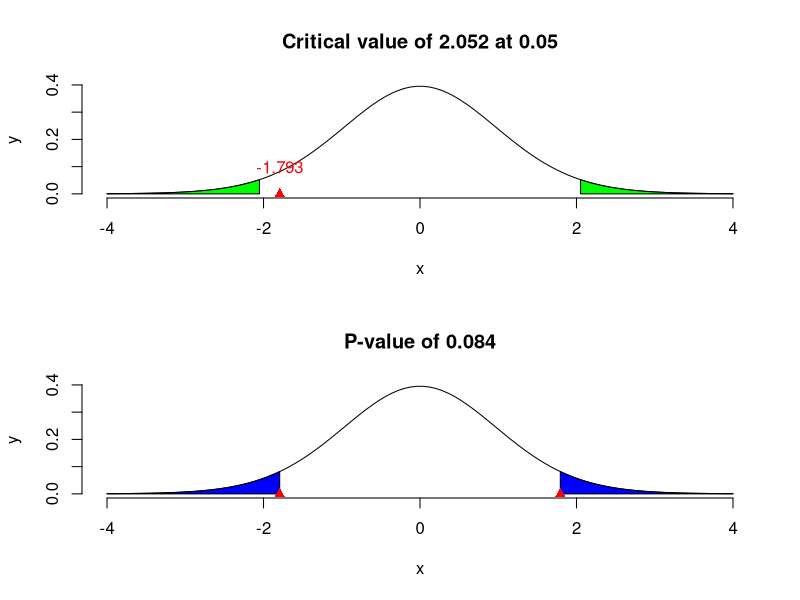

Here is the R script that generated this plot:
# Once the test statistic is calculated, the p-value can be computed
# according to the choice of alternative hypothesis:
#   H_A: mu != mu_0 (alternative = "two.sided")
#   H_A: mu > mu_0  (alternative = "greater")
#   H_A: mu < mu_0  (alternative = "less")
# Critical point and p-value. The critical point represents how
# unlikely it is for the test statistic to go beyond the point under
# the null hypothesis.
mu0 = 5.4
alpha = 0.05
alternative = "two.sided"
n=28
mean = 5.145
sample.sd = 0.7524
#
# Calculate test statistic
#
t.statistic = (mean - mu0)*sqrt(n)/sample.sd
cat("\n Test statistic T =", t.statistic)
#
# Find the critical value for the test
#
par(mfrow=c(2,1));
range = c(-4,4);
x = seq(range[1], range[2], length=100);
y = dt(x,n-1);
plot(x, y, type='l', lwd=1, frame.plot=F);
if(alternative == "two.sided"){
  cvalue = qt(alpha/2,n-1,lower.tail=F);
  xx = seq(range[1], -cvalue, length = 50);
  polygon(c(xx,max(xx),min(xx)), c(dt(xx,n-1),0,0), col = 'green');
  xx = seq(cvalue, range[2], length = 50);
  polygon(c(xx,max(xx),min(xx)), c(dt(xx,n-1),0,0), col = 'green');
}else if(alternative == "greater"){
  cvalue = qt(alpha, n-1, lower.tail=F);
  xx = seq(cvalue, range[2], length = 50);
  polygon(c(xx,max(xx),min(xx)), c(dt(xx,n-1),0,0), col = 'green');
}else{
  cvalue = qt(alpha,n-1,lower.tail=T);
  xx = seq(range[1], cvalue, length = 50);
  polygon(c(xx,max(xx),min(xx)), c(dt(xx,n-1),0,0), col = 'green');
}
points(t.statistic, 0, pch=17, col='red')
title(main=paste('Critical value of', round(cvalue, digits=3) ,'at', alpha));
text(t.statistic, 0.1, round(t.statistic, digits=3), col='red');
cat("\n critical value =", cvalue)
#
# The p-value represents the probability that the test statistic could
# be the particular value under the null hypothesis. 
#
plot(x, y, type='l', lwd=1, frame.plot=F, main=NULL);
if(alternative == "two.sided"){
  pvalue = 2 * pt(abs(t.statistic), n-1, lower.tail=F)
  xx = seq(range[1], -abs(t.statistic), length = 50);
  polygon(c(xx,max(xx),min(xx)), c(dt(xx,n-1),0,0), col = 'blue');
  xx = seq(abs(t.statistic), range[2], length = 50);
  polygon(c(xx,max(xx),min(xx)), c(dt(xx,n-1),0,0), col = 'blue');
  points(-t.statistic, 0, pch=17, col='red')
}else if(alternative == "greater"){
  pvalue = pt(t.statistic, n-1, lower.tail=F);
  xx = seq(t.statistic, range[2], length = 50);
  polygon(c(xx,max(xx),min(xx)), c(dt(xx,n-1),0,0), col = 'blue');
}else{
  pvalue = pt(t.statistic, n-1, lower.tail=T);
  xx = seq(range[1], t.statistic, length = 50);
  polygon(c(xx,max(xx),min(xx)), c(dt(xx,n-1),0,0), col = 'blue');
}
points(t.statistic, 0, pch=17, col='red')
title(main=paste('P-value of', round(pvalue, digits=3)));
cat("\n p-value value =", pvalue)
cat("\n")
par(mfrow=c(1,1));

#
# 95% confidence intervals
#
cat("\n---------------------------------------------")
cat("\n 95% confidence interval")
if (alternative == "two.sided") {
  # interval for two sided test
  cvalue <- abs(qt(0.025, n-1))
  error <- cvalue*sample.sd/sqrt(n)
  left <- mean-error
  right <- mean+error
  cat("\n 2-sided interval: (", left, ", ", right, ")")
} else {
  # intervals for one sided test
  cvalue <- abs(qt(0.05, n-1))
  error <- cvalue*sample.sd/sqrt(n)
  left <- mean-error
  right <- mean+error
  if (alternative == "less") {
    cat("\n Less than interval: (-infinity, ", right, ")")
  } else {
    cat("\n Greater than interval: (", left, ", infinity)")
  }
  
}
#
# 99% confidence intervals
#
cat("\n\n---------------------------------------------")
cat("\n 99% confidence interval")
if (alternative == "two.sided") {
  # interval for two sided test
  cvalue <- abs(qt(0.005, n-1))
  error <- cvalue*sample.sd/sqrt(n)
  left <- mean-error
  right <- mean+error
  cat("\n 2-sided interval: (", left, ", ", right, ")")
} else {
  # intervals for one sided test
  cvalue <- abs(qt(0.01, n-1))
  error <- cvalue*sample.sd/sqrt(n)
  left <- mean-error
  right <- mean+error
  if (alternative == "less") {
    cat("\n Less than interval: (-infinity, ", right, ")")
  } else {
    cat("\n Greater than interval: (", left, ", infinity)")
  }
}
